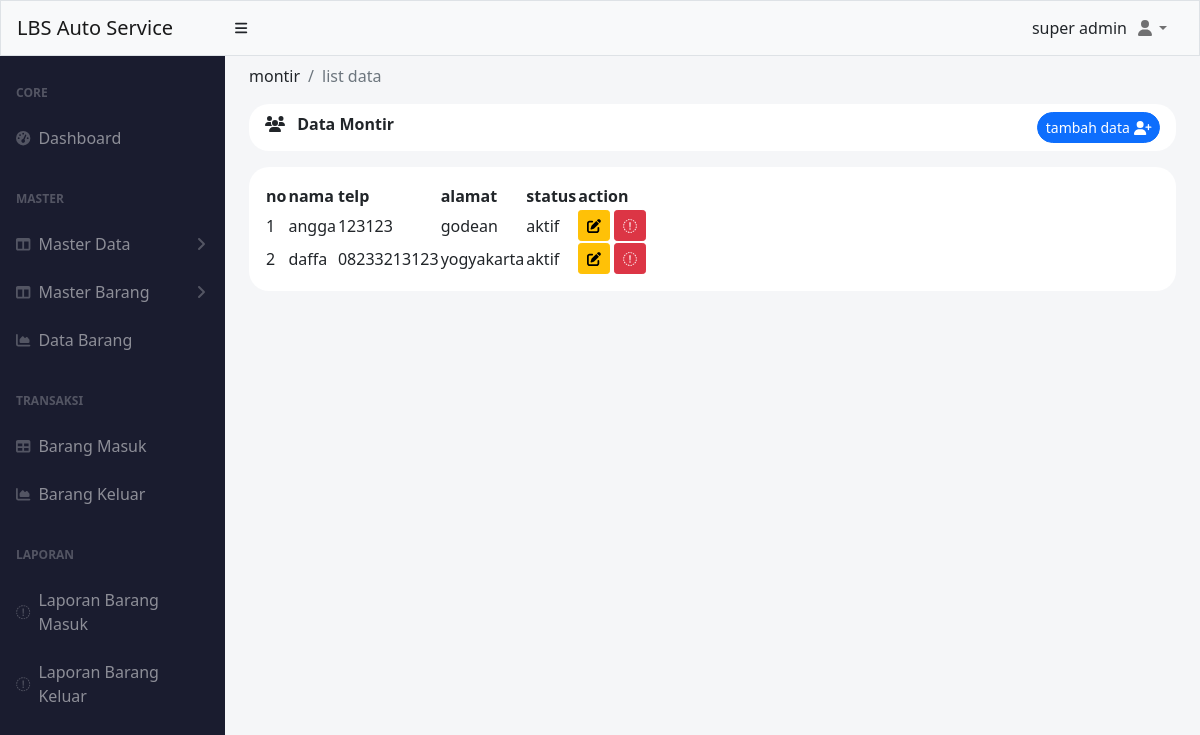
/index.php?menu=montir (signed in), run on the app's committed database.
### tables this page shows
CREATE TABLE `montir` (
  `id` int(11) NOT NULL,
  `nama` varchar(50) NOT NULL,
  `telp` char(20) NOT NULL,
  `alamat` varchar(255) NOT NULL,
  `status` enum('aktif','non-aktif') NOT NULL
);

### pages/master_data/montir/index.php (the view, shortened to what this page needs)
<?php
include './koneksi.php';
$query = mysqli_query($conn, "SELECT * FROM montir");
?>
<div class="container-fluid px-4 ">
    <ol class="breadcrumb pt-2">
        <li class="breadcrumb-item ">montir</li>
        <li class="breadcrumb-item active">list data</li>
    </ol>
    <div class="mb-4">
        <div class="card-header clearfix mb-3" style="border-radius: 20px ;background-color: white; border:0px;">
            <i class="fa-solid fa-users"></i>
            <span class="ms-2 fw-bolder"> Data Montir</span>
            <a href="index.php?montir=add" class="btn btn-sm btn-primary float-end rounded-pill ">
                tambah data <i class="fa-solid fa-user-plus"></i>
            </a>
        </div>
        <div class="p-3  bg-white " style="border-radius: 20px; ">
            <table id="datatablesSimple" style="border-color: white;">
                <thead class="">
                    <tr>
                        <th>no</th>
                        <th>nama</th>
                        <th>telp</th>
                        <th>alamat</th>
                        <th>status</th>
                        <th>action</th>
                    </tr>
                </thead>
                <tbody>
                    <?php
                    $i = 1;
                    while ($data = mysqli_fetch_assoc($query)) :
                    ?>
                        <tr>
                            <td><?= $i++ ?></td>
                            <td><?= $data['nama'] ?></td>
                            <td><?= $data['telp'] ?></td>
                            <td><?= $data['alamat'] ?></td>
                            <td><?= $data['status'] ?></td>
                            <td class="text-center">
                                <a href="index.php?montir=update&id=<?= $data['id']; ?>" class="btn btn-sm btn-warning">
                                    <i class="fa-solid fa-pen-to-square"></i>
                                </a>
                                <a href="index.php?montir=delete&id=<?= $data['id']; ?>" onclick="confirmDelete(event)" class="btn btn-sm btn-danger" id="delete-alert">
                                    <i class="fa-sharp fa-solid fa-trash"></i>
                                </a>
                            </td>
                        </tr>
                    <?php
                    endwhile;
                    ?>
                </tbody>
            </table>
        </div>
    </div>
</div>

### data on the page
montir: nama "angga", telp "123123", alamat "godean", status "aktif"
montir: nama "daffa", telp "08233213123", alamat "yogyakarta", status "aktif"

### other printed values
$varSession['username'] "super admin"
